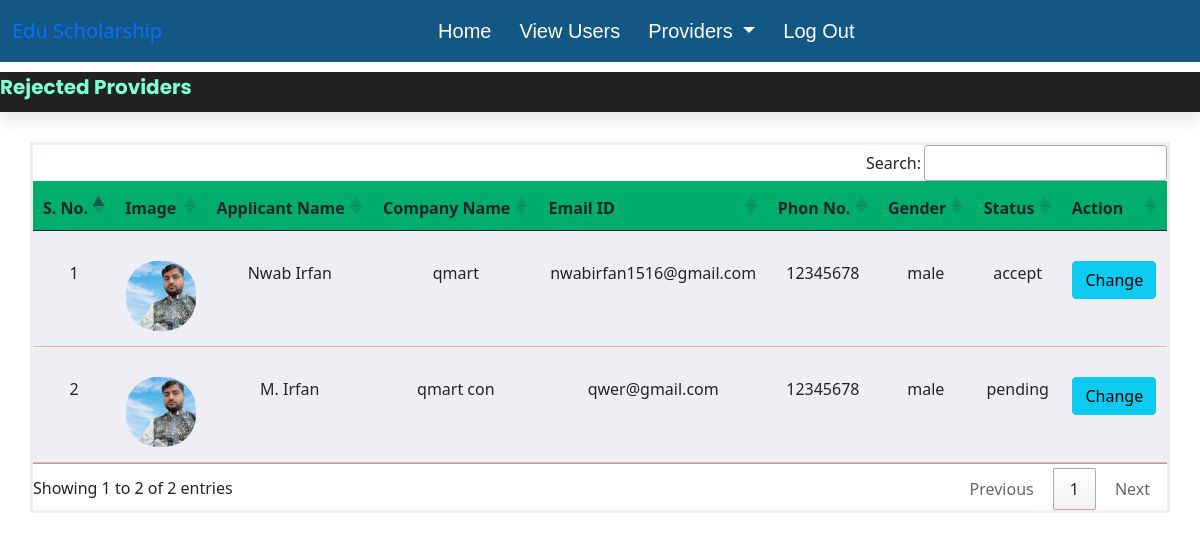
The page /providers_all (signed in) on the database its author committed.
### scholarship/models.py (models this page shows, shortened)
class Provider(models.Model):
    user = models.ForeignKey(User, on_delete=models.CASCADE)
    mobile = models.CharField(max_length=12, null=False)
    image = models.FileField()
    gender = models.CharField(max_length=10, null=False)
    companyname = models.CharField(max_length=50, null=False)
    usertype = models.CharField(max_length=30, null=False)
    status = models.CharField(max_length=30, null=False)

### scholarship/views.py (the view)
# urls.py: path('providers_all', providers_all, name='providers_all'),
def providers_all(request):
    if not request.user.is_authenticated:
        return redirect('admin_login')
    providerdata = Provider.objects.all()
    dic = {'Providerdata': providerdata}
    return render(request, 'providers_all.html', dic)

### scholarship/templates/providers_all.html (shortened to what this page needs)
{% extends 'admin_base.html' %}
{% load static %}
{% block content %}
<section class="marquee">
    <marquee behavior="scroll" direction="left" scrollamount="12">Rejected Providers</marquee>
</section>
<section class="view">
    <div class="container">
        <table class="table" id="example" >
            <thead>
                <tr>
                    <th>S. No.</th>
                    <th>Image</th>
                    <th>Applicant Name</th>
                    <th>Company Name</th>
                    <th>Email ID </th>
                    <th>Phon No.</th>
                    <th>Gender</th>
                    <th>Status</th>
                    <th>Action</th>
                </tr>
            </thead>
            <tbody>
                {% for data in Providerdata %}
                <tr>
                    <td>{{ forloop.counter }}</td>
                    <td><img src="{{ data.image.url }}"></td>
                    <td>{{ data.user.first_name }} {{ data.user.last_name }}</td>
                    <td>{{ data.companyname }}</td>
                    <td>{{ data.user.username }}</td>
                    <td>{{ data.mobile }}</td>
                    <td>{{ data.gender }}</td>
                    <td>{{ data.status }}</td>
                    <td><a href="{% url 'change_status' data.id %}" type="button" class="btn btn-info">Change</a></td>
                </tr>
                {% endfor %}
            </tbody>
        </table>
    </div>
</section>
{% endblock %}

### scholarship/static/css/style.css (style rules this page uses)
:root { --main-color:#602ba4; --black:#222; --white:#fff; --light-black:#777; --light-white:#fff9; --dark-bg:rgba(0,0,0,.7); --light-bg:#eee; --border:.1rem solid var(--black); --box-shadow:0 .5rem 1rem rgba(0,0,0,.1); --text-shadow:0 1.5rem 3rem rgba(0,0,0,.3); }
.marquee { margin-top: 10px; height: 40px; background-color: #222; color: aquamarine; box-shadow: var(--box-shadow); font-size: 20px; font-weight: bold; font-family:'Poppins', sans-serif; font-display: flex; }
.view { margin-top: 30px; margin-bottom: 50px; }
.view .container { border: 3px solid #f5eded; padding: 0px; text-align: center; }
thead { background-color: #00ad6d; height: 50px; }
.view .container .table { background-color: rgb(239, 238, 245); margin: 0px; }
.view .container .table tr { border: 3px solid #f8acac; }
.view .container .table td { padding-top: 30px; padding-bottom: 15px; }
.view .container img { height: 70px; width: 70px; border-radius: 45%; }

### rows shown on the page
Provider: image (picture), user.first_name "Nwab", user.last_name "Irfan", companyname "qmart", user.username "nwabirfan1516@gmail.com", mobile "12345678", gender "male", status "accept"
Provider: image (picture), user.first_name "M.", user.last_name "Irfan", companyname "qmart con", user.username "qwer@gmail.com", mobile "12345678", gender "male", status "pending"
